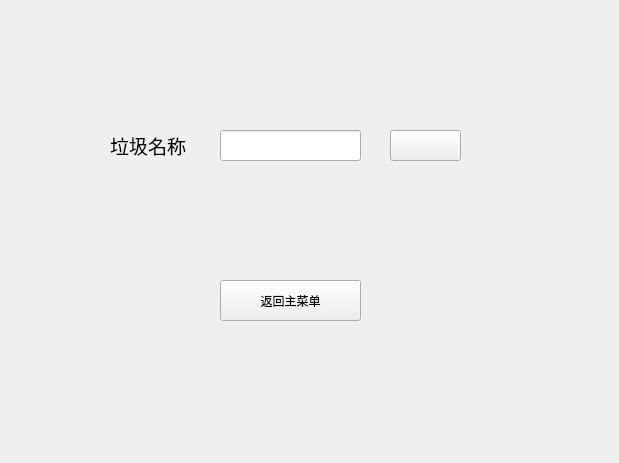
<?xml version="1.0" encoding="UTF-8"?>
<ui version="4.0">
 <class>DeleteGarbage</class>
 <widget class="QWidget" name="DeleteGarbage">
  <property name="geometry">
   <rect>
    <x>0</x>
    <y>0</y>
    <width>619</width>
    <height>463</height>
   </rect>
  </property>
  <property name="windowTitle">
   <string>Form</string>
  </property>
  <widget class="QLineEdit" name="lineEdit">
   <property name="geometry">
    <rect>
     <x>220</x>
     <y>130</y>
     <width>141</width>
     <height>31</height>
    </rect>
   </property>
  </widget>
  <widget class="QPushButton" name="DeleteBackBt">
   <property name="geometry">
    <rect>
     <x>220</x>
     <y>280</y>
     <width>141</width>
     <height>41</height>
    </rect>
   </property>
   <property name="text">
    <string>返回主菜单</string>
   </property>
   <property name="icon">
    <iconset>
     <normaloff>image/浏览..png</normaloff>image/浏览..png</iconset>
   </property>
  </widget>
  <widget class="QPushButton" name="pushButton">
   <property name="geometry">
    <rect>
     <x>390</x>
     <y>130</y>
     <width>71</width>
     <height>31</height>
    </rect>
   </property>
   <property name="text">
    <string/>
   </property>
   <property name="icon">
    <iconset resource="image.qrc">
     <normaloff>:/image/delete (2).png</normaloff>:/image/delete (2).png</iconset>
   </property>
  </widget>
  <widget class="QLabel" name="label">
   <property name="geometry">
    <rect>
     <x>110</x>
     <y>130</y>
     <width>101</width>
     <height>31</height>
    </rect>
   </property>
   <property name="font">
    <font>
     <family>黑体</family>
     <pointsize>14</pointsize>
    </font>
   </property>
   <property name="text">
    <string>垃圾名称</string>
   </property>
  </widget>
 </widget>
 <resources>
  <include location="image.qrc"/>
 </resources>
 <connections/>
</ui>
